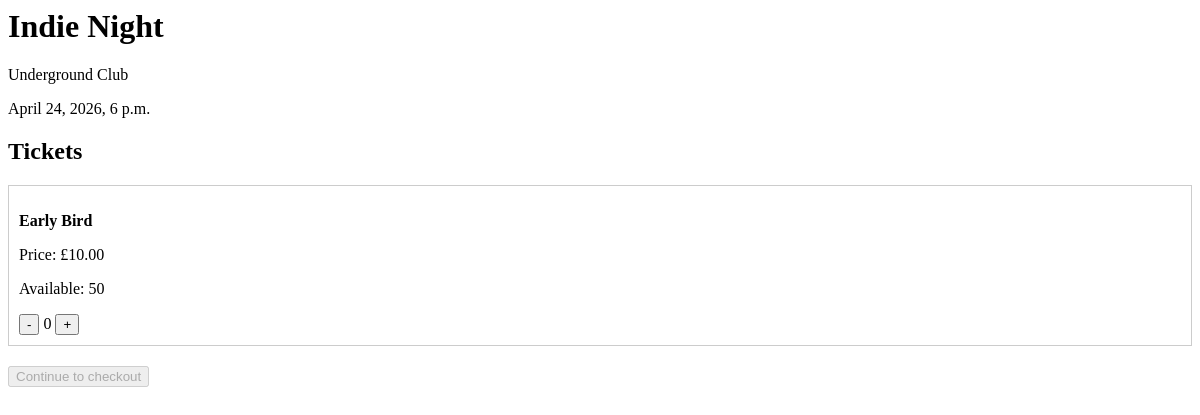
The page /event/1/ on the database as committed earlier.
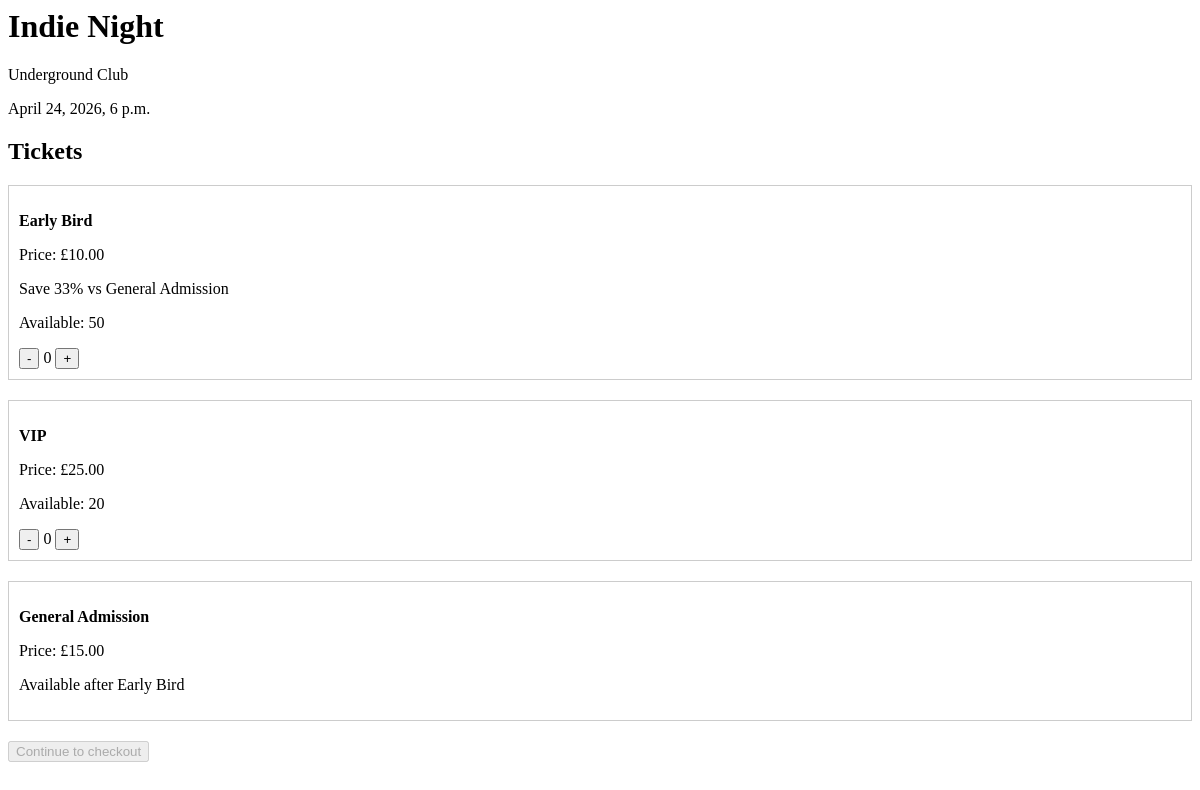
The same page on the database as committed later.
### events/models.py (models this page shows, shortened)
class Event(models.Model):
    name = models.CharField(max_length=255)
    venue = models.CharField(max_length=255)
    date = models.DateTimeField()
    capacity = models.IntegerField()
    description = models.TextField()

class TicketType(models.Model):
    name = models.CharField(max_length=255)
    price = models.DecimalField(max_digits=6, decimal_places=2)
    event = models.ForeignKey(Event, on_delete=models.CASCADE, related_name='ticket_types')
    quantity = models.IntegerField()
    is_active = models.BooleanField(default=True)
    def __str__(self):
        return f"{self.name} - {self.event.name}"

### events/views.py (the view)
# urls.py: path('event/<int:event_id>/', views.event_detail, name='event_detail'),
def event_detail(request, event_id):
    event = Event.objects.get(id=event_id)
    tickets = event.ticket_types.all()
    general_admission_ticket = None
    for ticket in tickets:
        if ticket.name.lower() == "general admission":
            general_admission_ticket = ticket
            break
    print("GA ticket:", general_admission_ticket)
    ticket_data = []
    for ticket in tickets:
        save_percent = None
        if general_admission_ticket and ticket.price < general_admission_ticket.price:
            save_percent = round(
                ((general_admission_ticket.price - ticket.price) / general_admission_ticket.price) * 100
            )
        ticket_data.append({
            'ticket': ticket,
            'save_percent': save_percent
        })
    return render(request, 'events/event_detail.html', {
        'event': event,
        'ticket_data': ticket_data
    })

### events/templates/events/event_detail.html (shortened to what this page needs)
<h1>{{ event.name }}</h1>
<p>{{ event.venue }}</p>
<p>{{ event.date }}</p>
<h2>Tickets</h2>
{% for item in ticket_data %}
    {% with ticket=item.ticket save=item.save_percent %}
        <div style="margin-bottom:20px; border:1px solid #ccc; padding:10px;">
            <p><strong>{{ ticket.name }}</strong></p>
            <p>Price: £<span class="unit-price">{{ ticket.price }}</span></p>
            {% if save %}
                <p>Save {{ save }}% vs General Admission</p>
            {% endif %}
            {% if ticket.is_active %}
                <p>Available: {{ ticket.quantity }}</p>
                <div class="ticket-box" data-ticket-name="{{ ticket.name }}">
                    <button type="button" onclick="decrease(this)">-</button>
                    <span class="qty">0</span>
                    <button type="button" onclick="increase(this)">+</button>
                </div>
            {% else %}
                <p>Available after Early Bird</p>
            {% endif %}
        </div>
    {% endwith %}
{% endfor %}
<button type="button" id="checkout-btn" onclick="goToCheckout()" disabled>
    Continue to checkout
</button>

Rows that differ between the two databases and show on the page:
shown differently, row unchanged: TicketType "Early Bird": save_percent (not shown) → "33"
added TicketType: ticket.name "VIP", ticket.price "25.00", ticket.quantity "20"
added TicketType: ticket.name "General Admission", ticket.price "15.00", is_active "Available after Early Bird"
